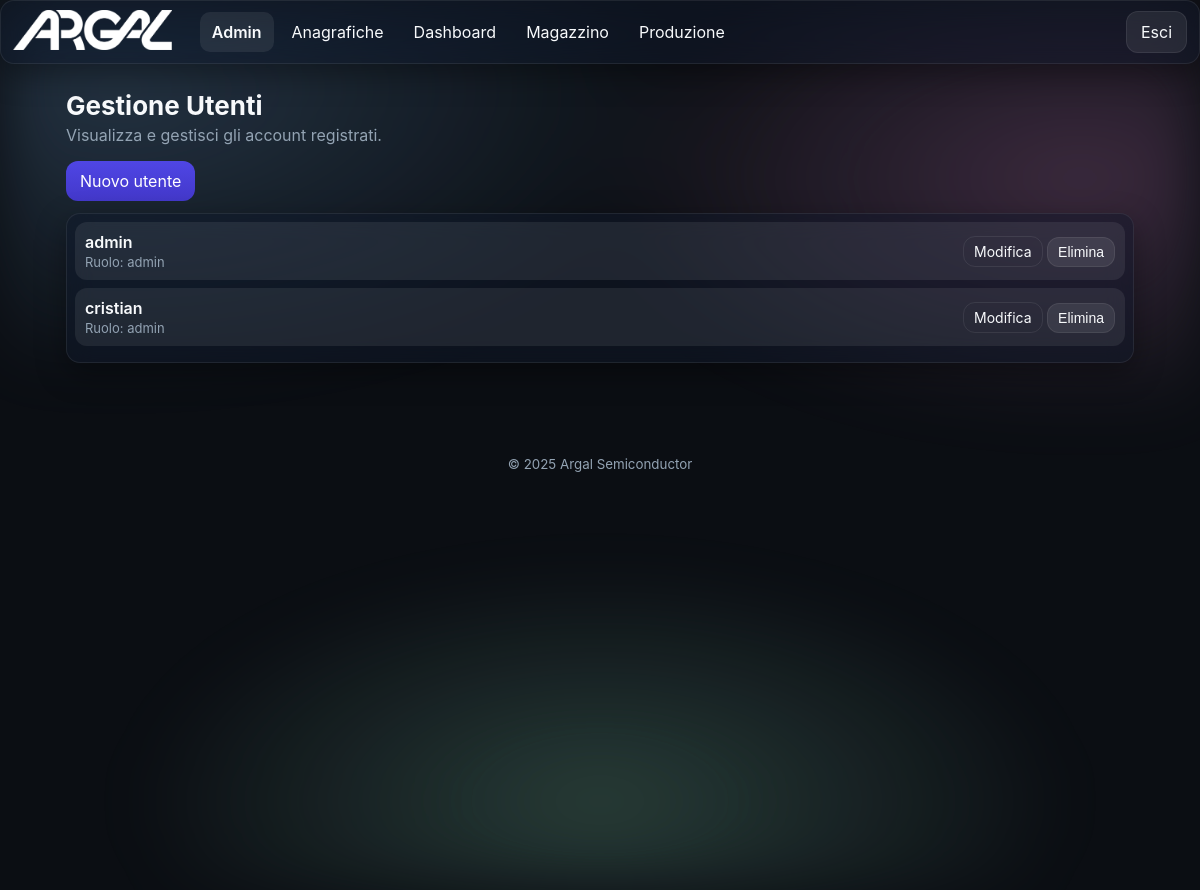
The app's page /admin/users (signed in) with its own data.
### app/models.py (models this page shows, shortened)
class TimestampMixin(db.Model):
    __abstract__ = True
    created_at = db.Column(db.DateTime, default=datetime.utcnow)
    updated_at = db.Column(db.DateTime, default=datetime.utcnow, onupdate=datetime.utcnow)

class Module(TimestampMixin):
    __tablename__ = 'modules'
    id = db.Column(db.Integer, primary_key=True)
    name = db.Column(db.String(100), unique=True, nullable=False)
    slug = db.Column(db.String(100), unique=True, nullable=False)
    endpoint = db.Column(db.String(120), unique=True, nullable=False)
    enabled = db.Column(db.Boolean, default=True)
    icon = db.Column(db.String(100), default='cube')

class User(UserMixin, TimestampMixin):
    __tablename__ = 'users'
    id = db.Column(db.Integer, primary_key=True)
    username = db.Column(db.String(150), unique=True, nullable=False, index=True)
    password_hash = db.Column(db.String(255), nullable=False)
    role = db.Column(db.String(50), default='user')
    active = db.Column(db.Boolean, default=True)
    @property
    def is_admin(self) -> bool:
        return self.role == 'admin'

### app/blueprints/admin/routes.py (the view)
@admin_bp.route('/users')
@login_required
def users():
    admin_required()
    users = User.query.order_by(User.username.asc()).all()
    return render_template('admin/users.html', users=users)

### app/blueprints/admin/routes.py (called while the page is built)
def admin_required():
    if not current_user.is_authenticated or not getattr(current_user, 'is_admin', False):
        abort(403)

@admin_bp.before_request
def check_admin():
    if not current_user.is_authenticated:
        return login_manager.unauthorized()
    if not current_user.is_admin:
        abort(403)

### app/models.py (called while the page is built)
@login_manager.user_loader
def load_user(user_id):
    try:
        return User.query.get(int(user_id))
    except Exception:
        return None

### app/templates/admin/users.html (shortened to what this page needs)
{% extends 'base.html' %}
{% block content %}
<section class="section">
  <h2 class="section-title">Gestione Utenti</h2>
  <p class="section-subtitle">Visualizza e gestisci gli account registrati.</p>
  <div style="margin-bottom:12px; display:flex; gap: 10px;">
    <a class="btn primary" href="{{ url_for('admin.new_user') }}">Nuovo utente</a>
  </div>
  {% if users|length == 0 %}
    <p class="muted">Non ci sono utenti registrati.</p>
  {% else %}
    <div class="list glass">
      {% for u in users %}
      <div class="list-row">
        <div class="list-info">
          <div class="list-title">{{ u.username }}</div>
          <div class="list-subtitle">Ruolo: {{ u.role }}</div>
        </div>
        <div class="list-actions">
          <a class="btn ghost small" href="{{ url_for('admin.edit_user', user_id=u.id) }}">Modifica</a>
          <form method="post" action="{{ url_for('admin.delete_user', user_id=u.id) }}" style="display:inline;">
            <button class="btn danger small" type="submit" onclick="return confirm('Sei sicuro di voler eliminare questo utente?');">Elimina</button>
          </form>
        </div>
      </div>
      {% endfor %}
    </div>
  {% endif %}
</section>
{% endblock %}

### app/templates/base.html (shortened to what this page needs)
<!doctype html>
<html lang="it" data-theme="dark">
<head>
  <link rel="stylesheet" href="{{ url_for('static', filename='css/styles.css') }}">
</head>
<body>
  <div class="bg-aurora"></div>
  {% if current_user.is_authenticated and not embedded %}
  <header class="app-header glass">
    <div class="brand">
      <a href="{{ url_for('dashboard.index') }}" class="brand-link" style="display:inline-block;">
        <img src="{{ url_for('static', filename='img/logo.png') }}" alt="Logo" class="logo">
      </a>
    </div>
    <nav class="nav-desktop">
      {% set cur_ep = request.endpoint or '' %}
      {% set detected_bp = (cur_ep.split('.')|first) %}
      {% set forced_bp = None %}
      {% if active_module is defined and active_module %}
        {% set forced_bp = active_module %}
      {% elif g is defined and g.active_module is defined and g.active_module %}
        {% set forced_bp = g.active_module %}
      {% endif %}
      {% set cur_bp = forced_bp if forced_bp else detected_bp %}
      {% for m in enabled_modules %}
        {% set mod_bp = (m.endpoint.split('.')|first) %}
        {% set is_active = (mod_bp == cur_bp) %}
        {% set display_name = 'Anagrafiche' if (m.slug == 'products' or m.name == 'Prodotti') else m.name %}
        <a class="nav-link{{ ' active' if is_active else '' }}" href="{{ url_for(m.endpoint) }}">{{ display_name }}</a>
      {% endfor %}
    </nav>
    <div class="header-actions">
      <a class="btn btn-ghost" href="{{ url_for('auth.logout') }}">Esci</a>
    </div>
  </header>
    {% set cur_ep = request.endpoint or '' %}
    {% set detected_bp = (cur_ep.split('.')|first) %}
    {% set forced_bp = None %}
    {% if active_module is defined and active_module %}
      {% set forced_bp = active_module %}
    {% elif g is defined and g.active_module is defined and g.active_module %}
      {% set forced_bp = g.active_module %}
    {% endif %}
    {% set cur_bp = forced_bp if forced_bp else detected_bp %}
  {% endif %}
  <main class="container">
    {% block content %}{% endblock %}
  </main>
  {% if not embedded %}
  <footer class="app-footer">
    <small>© {{ 2025 }} Argal Semiconductor</small>
  </footer>
  {% endif %}
</body>
</html>

### app/static/css/styles.css (style rules this page uses)
:root { --radius: 14px; --gap: 16px; --glass-bg: rgba(255,255,255,.10); --glass-stroke: rgba(255,255,255,.25); --text: #0b0b0c; --muted: #6b7280; --bg: #f6f7fb; --card: rgba(255,255,255,.6); --shadow: 0 10px 30px rgba(2,6,23,.15); }
html[data-theme='dark'] { --glass-bg: rgba(17,25,40,.50); --glass-stroke: rgba(255,255,255,.08); --text: #f8fafc; --muted: #93a3b3; --bg: #0b0e13; --card: rgba(255,255,255,.08); --shadow: 0 10px 30px rgba(0,0,0,.35); color-scheme: dark light; }
* { box-sizing:border-box; }
html,body { height:100%; }
body { margin:0; font-family: -apple-system, BlinkMacSystemFont, "Segoe UI", Roboto, Inter, "Helvetica Neue", Arial, "Apple Color Emoji","Segoe UI Emoji", "Segoe UI Symbol"; color: var(--text); background: var(--bg); }
.container { max-width:1100px; margin: 90px auto 60px; padding: 0 16px; }
.bg-aurora { position: fixed; inset: 0; background: radial-gradient(1200px 600px at 10% 10%, #8ec5ff33 0%, transparent 50%), radial-gradient(1000px 500px at 90% 20%, #ffa3e533 0%, transparent 50%), radial-gradient(1200px 600px at 50% 90%, #a7f3d033 0%, transparent 40%); filter: blur(30px) saturate(120%); animation: float 16s linear infinite alternate; z-index: -1; }
.glass { background: var(--glass-bg); border: 1px solid var(--glass-stroke); backdrop-filter: blur(14px) saturate(140%); -webkit-backdrop-filter: blur(14px) saturate(140%); border-radius: var(--radius); box-shadow: var(--shadow); }
.app-header { position: fixed; top: 0; left: 0; right: 0; height: 64px; display:flex; align-items:center; gap:16px; padding: 0 12px; z-index: 1000; }
.brand { display:flex; align-items:center; gap:10px; }
.brand .logo { height: 40px; width: auto; }
.nav-desktop { margin-left: 12px; display:none; gap:6px; }
.nav-desktop .nav-link { display:inline-flex; align-items:center; gap:8px; padding:10px 12px; border-radius: 10px; text-decoration:none; color:inherit; transition: transform .2s ease, background .2s ease, font-weight .2s ease; }
.nav-desktop .nav-link.active, .nav-mobile .nav-link.active { font-weight:600; background: var(--card); }
.header-actions { margin-left:auto; display:flex; align-items:center; gap:10px; }
@media (min-width: 900px) { .nav-desktop { display:flex; } }
.btn { display:inline-flex; align-items:center; justify-content:center; gap:8px; padding:10px 14px; border-radius: 12px; border:1px solid var(--glass-stroke); background: var(--card); cursor:pointer; text-decoration:none; color:inherit; transition: transform .2s ease, filter .2s ease, background .2s ease; }
.btn.small { padding:6px 10px; font-size:14px; }
.btn.primary { background: linear-gradient(180deg, #4f46e5, #4338ca); color:white; border:0; }
.btn.ghost { background: transparent; border:1px solid var(--glass-stroke); }
.section { margin-top: 12px; }
.section-title { font-size: 26px; margin: 10px 0; }
.section-subtitle { color: var(--muted); margin-top: -6px; }
.list { padding: 8px; }
.list-row { display:grid; grid-template-columns: 1fr auto; gap:10px; align-items:center; padding: 10px; border-radius: 12px; margin-bottom: 8px; background: var(--card); }
.list-info { display:flex; flex-direction:column; gap:2px; }
.list-title { font-weight:600; }
.list-subtitle { color: var(--muted); font-size: 13px; }
.app-footer { text-align:center; padding: 30px 0; color: var(--muted); }

### records on screen
Module: name "Admin"
Module: name "Anagrafiche"
Module: name "Dashboard"
Module: name "Magazzino"
Module: name "Produzione"
User: username "admin", role "admin"
User: username "cristian", role "admin"

### other values on screen
{{ 2025 }} "2025"
